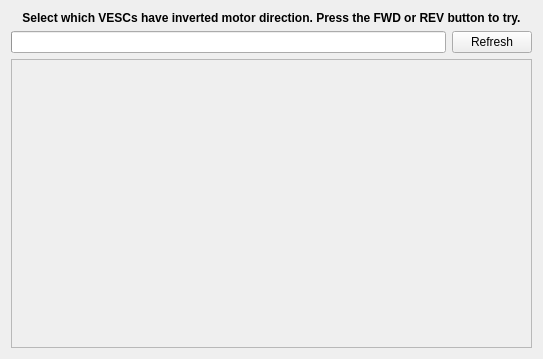
<?xml version="1.0" encoding="UTF-8"?>
<ui version="4.0">
 <class>DirSetup</class>
 <widget class="QWidget" name="DirSetup">
  <property name="geometry">
   <rect>
    <x>0</x>
    <y>0</y>
    <width>543</width>
    <height>359</height>
   </rect>
  </property>
  <property name="windowTitle">
   <string>Form</string>
  </property>
  <layout class="QVBoxLayout" name="verticalLayout">
   <item>
    <widget class="QLabel" name="label">
     <property name="font">
      <font>
       <weight>75</weight>
       <bold>true</bold>
      </font>
     </property>
     <property name="text">
      <string>Select which VESCs have inverted motor direction. Press the FWD or REV button to try.</string>
     </property>
     <property name="alignment">
      <set>Qt::AlignCenter</set>
     </property>
     <property name="wordWrap">
      <bool>true</bool>
     </property>
    </widget>
   </item>
   <item>
    <layout class="QHBoxLayout" name="horizontalLayout">
     <item>
      <widget class="QProgressBar" name="progressBar">
       <property name="value">
        <number>0</number>
       </property>
       <property name="format">
        <string/>
       </property>
      </widget>
     </item>
     <item>
      <widget class="QPushButton" name="refreshButton">
       <property name="text">
        <string>Refresh</string>
       </property>
      </widget>
     </item>
    </layout>
   </item>
   <item>
    <widget class="QScrollArea" name="openroadArea">
     <property name="widgetResizable">
      <bool>true</bool>
     </property>
     <widget class="QWidget" name="scrollAreaWidgetContents">
      <property name="geometry">
       <rect>
        <x>0</x>
        <y>0</y>
        <width>523</width>
        <height>266</height>
       </rect>
      </property>
     </widget>
    </widget>
   </item>
  </layout>
 </widget>
 <resources/>
 <connections/>
</ui>
